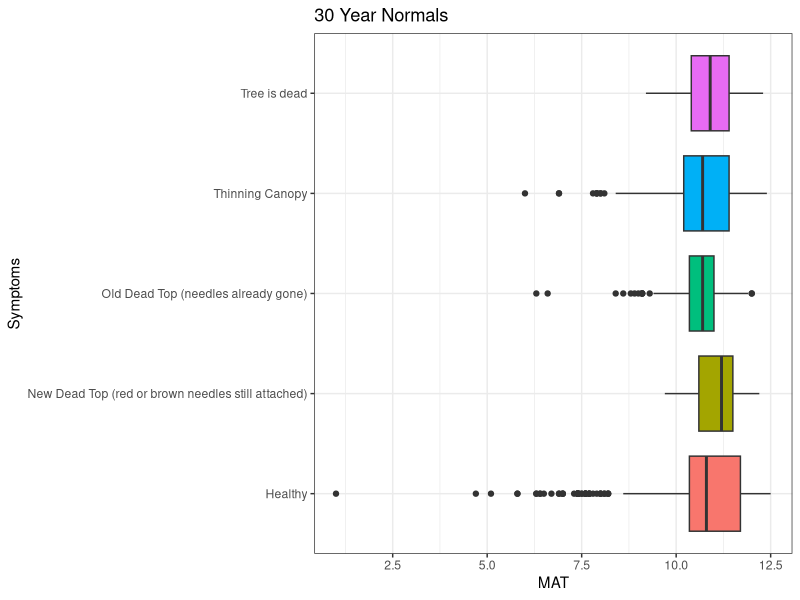
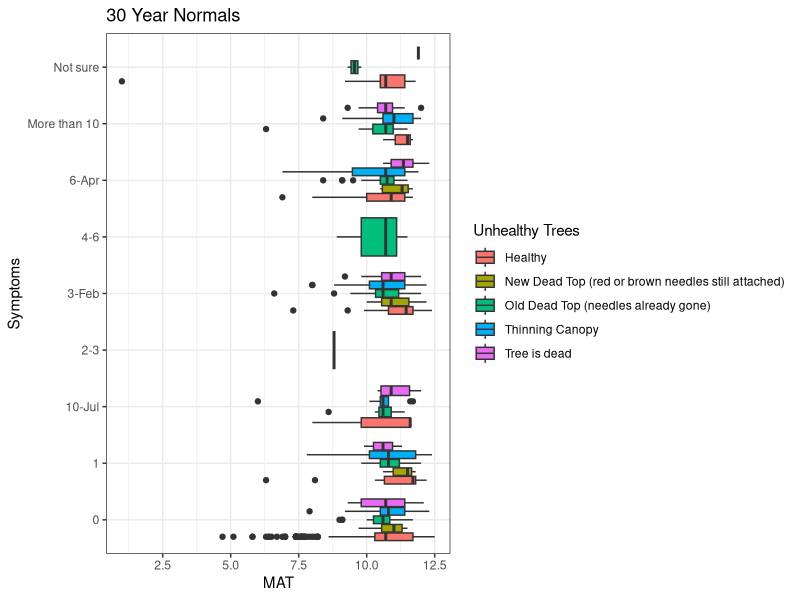
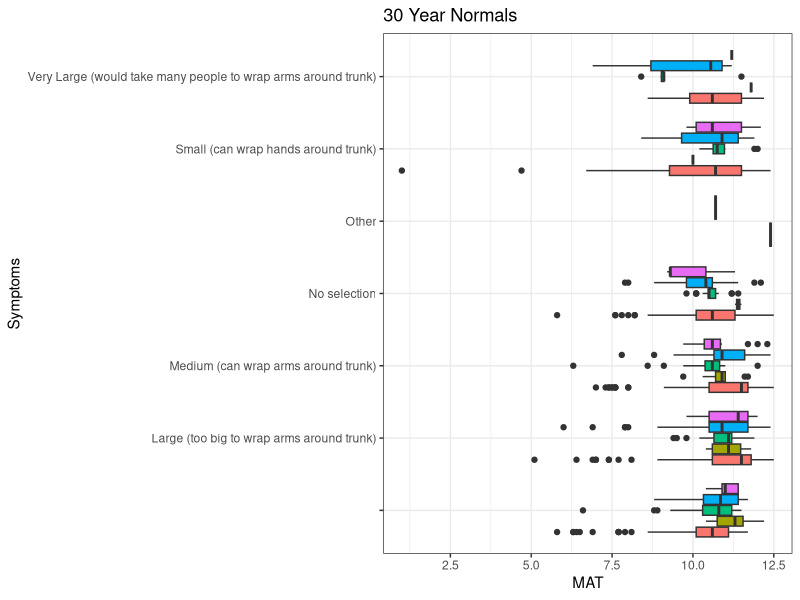
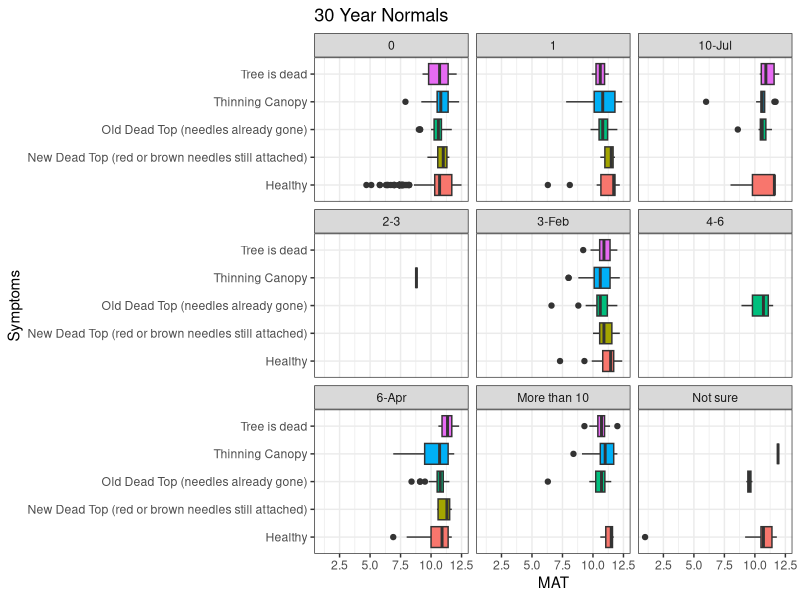
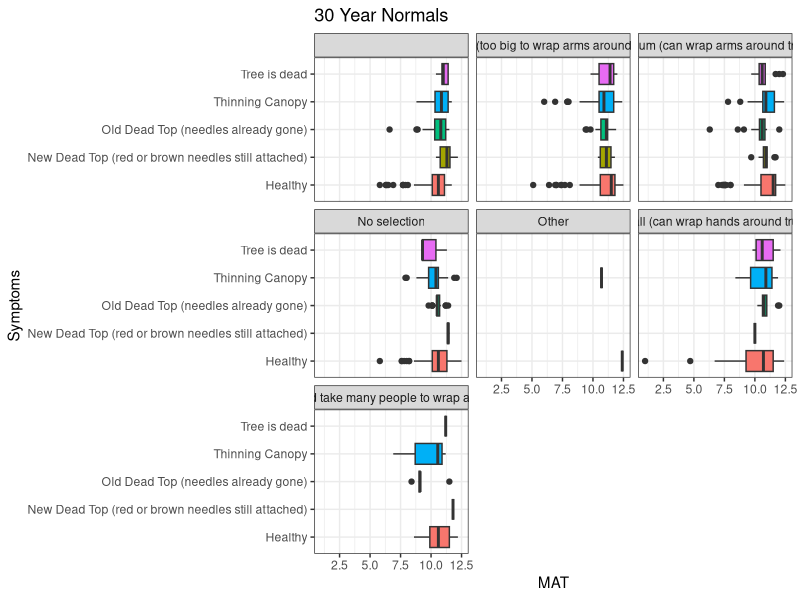
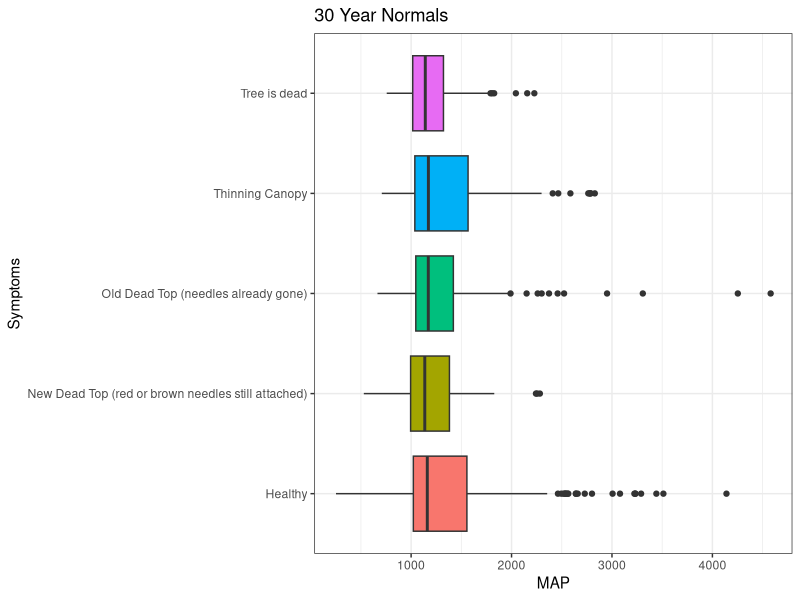
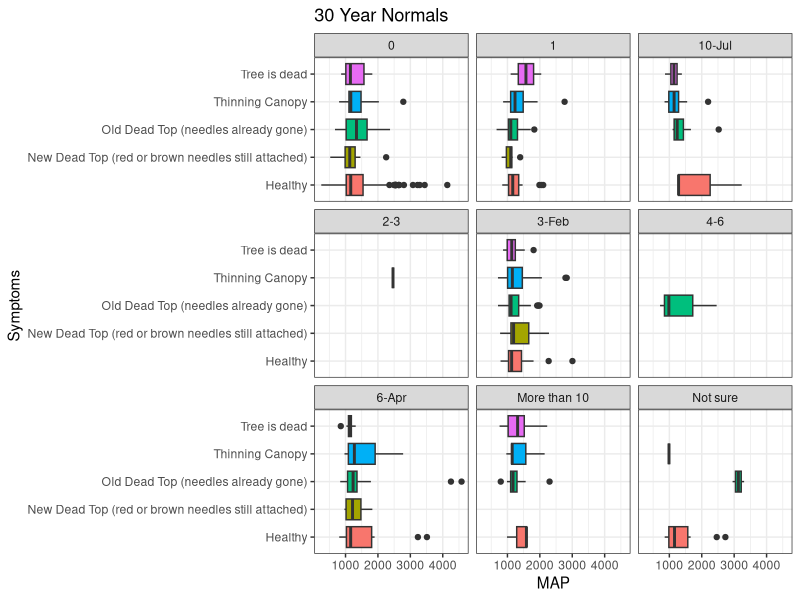
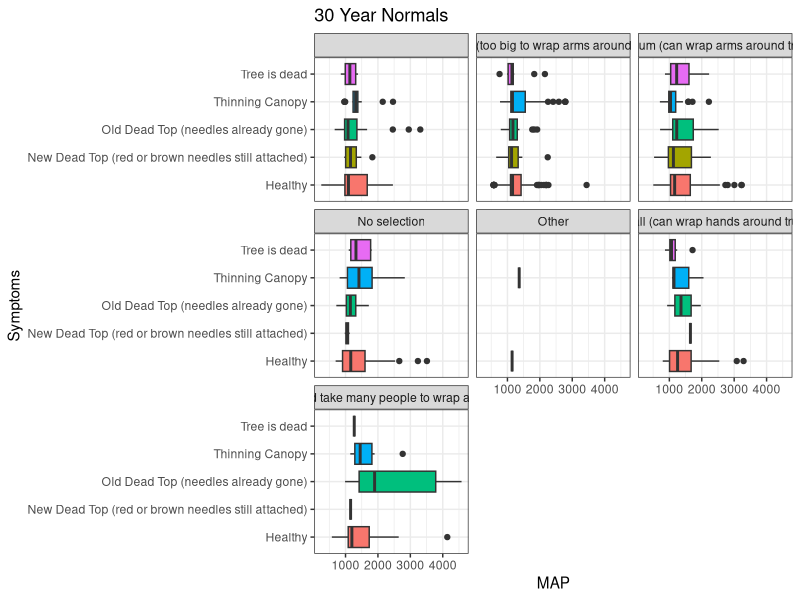

Source code (R) for these figures, in order:
## ---- chunk 1
knitr::opts_chunk$set(echo = FALSE)
knitr::opts_knit$set(root.dir = "/Users/redcedar/ServerFiles/redcedar/") 
## ---- chunk 2
#install.packages("tidyverse")
library(tidyverse)
## ---- chunk 3
data <- read.csv("./data/observations-9.19.21.csv")
## ---- chunk 4
gps <- data[c(1,22,23)]
gps <- rename(gps,lat = latitude) %>% `colnames<-`(c("ID2","lat","long")) %>% mutate(el = ".")
write.csv(gps,file="./data/gps.csv")
## ---- chunk 5
normals <- read.csv("./data/gps_Normal_1991_2020MSY.csv")
normals <- rename(normals, id = ID2)
## ---- chunk 6
combined <- left_join(data,normals,by="id")  %>% filter(MAP >0,na.rm=TRUE)
## ---- chunk 7
combined$field.tree.canopy.symptoms[combined$field.tree.canopy.symptoms=="Multiple Symptoms"] <-"Multiple Symptoms (please list in Notes)"
combined$field.tree.canopy.symptoms[combined$field.tree.canopy.symptoms=="multiple symptoms"] <-"Multiple Symptoms (please list in Notes)"
combined$field.tree.canopy.symptoms[combined$field.tree.canopy.symptoms=="thinning foliage"] <-"Thinning Canopy"
combined$field.tree.canopy.symptoms[combined$field.tree.canopy.symptoms=="healthy"] <-"Healthy"
combined$field.tree.canopy.symptoms[combined$field.tree.canopy.symptoms=="dead top"] <-"Old Dead Top (needles already gone)"
combined <- combined %>% droplevels()
combined$field.tree.canopy.symptoms <- as.factor(combined$field.tree.canopy.symptoms)
#levels(combined$field.tree.canopy.symptoms)
## ---- chunk 8
combined$field.number.of.additional.unhealthy.trees..of.same.species..in.area..within.sight.[combined$field.number.of.additional.unhealthy.trees..of.same.species..in.area..within.sight.=="4"] <- "4-6"
combined$field.number.of.additional.unhealthy.trees..of.same.species..in.area..within.sight.[combined$field.number.of.additional.unhealthy.trees..of.same.species..in.area..within.sight.=="5"] <- "4-6"
combined$field.number.of.additional.unhealthy.trees..of.same.species..in.area..within.sight.[combined$field.number.of.additional.unhealthy.trees..of.same.species..in.area..within.sight.=="2"] <- "2-3"
combined <- combined %>% droplevels()
combined$field.number.of.additional.unhealthy.trees..of.same.species..in.area..within.sight. <- as.factor(combined$field.number.of.additional.unhealthy.trees..of.same.species..in.area..within.sight.)
#levels(combined$field.number.of.additional.unhealthy.trees..of.same.species..in.area..within.sight.)
## ---- chunk 9
combined$field.optional...tree.size[combined$field.optional...tree.size == "Large"] <- "Large (too big to wrap arms around trunk)"
combined$field.optional...tree.size[combined$field.optional...tree.size == "Medium"] <- "Medium (can wrap arms around trunk)"
combined$field.optional...tree.size[combined$field.optional...tree.size == "Small"] <- "Small (can wrap hands around trunk)"
combined$field.optional...tree.size[combined$field.optional...tree.size == "Very Large"] <- "Very Large (would take many people to wrap arms around trunk)"
combined <- combined %>% droplevels()
combined$field.optional...tree.size <- as.factor(combined$field.optional...tree.size)
#levels(combined$field.optional...tree.size)
## ---- chunk 10
filtered.symptoms <- combined  %>% filter(field.tree.canopy.symptoms=="Healthy"|field.tree.canopy.symptoms=="Thinning Canopy"|field.tree.canopy.symptoms=="New Dead Top (red or brown needles still attached)"|field.tree.canopy.symptoms=="Old Dead Top (needles already gone)"|field.tree.canopy.symptoms=="Tree is dead") %>% droplevels()
#levels(filtered.symptoms$field.tree.canopy.symptoms)
## ---- chunk 11
ggplot(filtered.symptoms,aes(field.tree.canopy.symptoms,MAT,fill=field.tree.canopy.symptoms))+geom_boxplot(show.legend=FALSE)+coord_flip()+theme_bw() +labs(title="30 Year Normals",x="Symptoms")
## ---- chunk 12
ggplot(filtered.symptoms,aes(field.number.of.additional.unhealthy.trees..of.same.species..in.area..within.sight.,MAT,fill=field.tree.canopy.symptoms))+geom_boxplot()+coord_flip()+theme_bw() +labs(fill="Unhealthy Trees")+labs(title="30 Year Normals",x="Symptoms")
## ---- chunk 13
ggplot(filtered.symptoms,aes(field.optional...tree.size,MAT,fill=field.tree.canopy.symptoms))+geom_boxplot(show.legend=FALSE)+coord_flip()+theme_bw() +labs(fill="Unhealthy Trees")+labs(title="30 Year Normals",x="Symptoms")
## ---- chunk 14
ggplot(filtered.symptoms,aes(field.tree.canopy.symptoms,MAT,fill=field.tree.canopy.symptoms))+geom_boxplot(show.legend=FALSE)+coord_flip()+facet_wrap(~field.number.of.additional.unhealthy.trees..of.same.species..in.area..within.sight.)+theme_bw() +labs(title="30 Year Normals",x="Symptoms")
## ---- chunk 15
ggplot(filtered.symptoms,aes(field.tree.canopy.symptoms,MAT,fill=field.tree.canopy.symptoms))+geom_boxplot(show.legend=FALSE)+coord_flip()+theme_bw() +facet_wrap(~field.optional...tree.size) +labs(title="30 Year Normals",x="Symptoms")
## ---- chunk 16
ggplot(filtered.symptoms,aes(field.tree.canopy.symptoms,MAP,fill=field.tree.canopy.symptoms))+geom_boxplot(show.legend=FALSE)+coord_flip()+theme_bw() +labs(title="30 Year Normals",x="Symptoms")
## ---- chunk 17
ggplot(filtered.symptoms,aes(field.tree.canopy.symptoms,MAP,fill=field.tree.canopy.symptoms))+geom_boxplot(show.legend=FALSE)+coord_flip()+facet_wrap(~field.number.of.additional.unhealthy.trees..of.same.species..in.area..within.sight.)+theme_bw() +labs(title="30 Year Normals",x="Symptoms")
## ---- chunk 18
ggplot(filtered.symptoms,aes(field.tree.canopy.symptoms,MAP,fill=field.tree.canopy.symptoms))+geom_boxplot(show.legend=FALSE)+coord_flip()+theme_bw() +facet_wrap(~field.optional...tree.size) +labs(title="30 Year Normals",x="Symptoms")
## ---- chunk 19
ggplot(filtered.symptoms,aes(field.tree.canopy.symptoms,AHM,fill=field.tree.canopy.symptoms))+geom_boxplot(show.legend=FALSE)+coord_flip()+theme_bw() +labs(title="30 Year Normals",x="Symptoms")
## ---- chunk 20
ggplot(filtered.symptoms,aes(field.tree.canopy.symptoms,AHM,fill=field.tree.canopy.symptoms))+geom_boxplot(show.legend=FALSE)+coord_flip()+facet_wrap(~field.number.of.additional.unhealthy.trees..of.same.species..in.area..within.sight.)+theme_bw() +labs(title="30 Year Normals",x="Symptoms")
## ---- chunk 21
ggplot(filtered.symptoms,aes(field.tree.canopy.symptoms,AHM,fill=field.tree.canopy.symptoms))+geom_boxplot(show.legend=FALSE)+coord_flip()+theme_bw() +facet_wrap(~field.optional...tree.size) +labs(title="30 Year Normals",x="Symptoms")
## ---- chunk 22
ggplot(filtered.symptoms,aes(field.tree.canopy.symptoms,SHM,fill=field.tree.canopy.symptoms))+geom_boxplot(show.legend=FALSE)+coord_flip()+theme_bw() +labs(title="30 Year Normals",x="Symptoms")
## ---- chunk 23
filtered.symptoms.shm <- filtered.symptoms %>% filter(SHM<200) %>% droplevels()
## ---- chunk 24
ggplot(filtered.symptoms.shm,aes(field.tree.canopy.symptoms,SHM,fill=field.tree.canopy.symptoms))+geom_boxplot(show.legend=FALSE)+coord_flip()+theme_bw() +labs(title="30 Year Normals",x="Symptoms", y="Summer Heat-Moisture Index")
## ---- chunk 25
ggplot(filtered.symptoms,aes(field.tree.canopy.symptoms,SHM,fill=field.tree.canopy.symptoms))+geom_boxplot(show.legend=FALSE)+coord_flip()+facet_wrap(~field.number.of.additional.unhealthy.trees..of.same.species..in.area..within.sight.)+theme_bw() +labs(title="30 Year Normals",x="Symptoms")
## ---- chunk 26
ggplot(filtered.symptoms,aes(field.tree.canopy.symptoms,SHM,fill=field.tree.canopy.symptoms))+geom_boxplot(show.legend=FALSE)+coord_flip()+theme_bw() +facet_wrap(~field.optional...tree.size) +labs(title="30 Year Normals",x="Symptoms")
## ---- chunk 27
ggplot(filtered.symptoms,aes(field.tree.canopy.symptoms,MSP,fill=field.tree.canopy.symptoms))+geom_boxplot(show.legend=FALSE)+coord_flip()+theme_bw() +labs(title="30 Year Normals",x="Symptoms")
## ---- chunk 28
ggplot(filtered.symptoms,aes(field.tree.canopy.symptoms,CMD,fill=field.tree.canopy.symptoms))+geom_boxplot(show.legend=FALSE)+coord_flip()+theme_bw() +labs(title="30 Year Normals",x="Symptoms")
## ---- chunk 29
ggplot(filtered.symptoms,aes(field.tree.canopy.symptoms,Eref,fill=field.tree.canopy.symptoms))+geom_boxplot(show.legend=FALSE)+coord_flip()+theme_bw() +labs(title="30 Year Normals",x="Symptoms")
## ---- chunk 30
lastdecade <- read.csv("./data/gps_Decade_2011_2020MSY.csv")
lastdecade <- rename(lastdecade, id = ID2)
## ---- chunk 31
combined <- left_join(data,lastdecade,by="id")  %>% filter(MAP >0,na.rm=TRUE)
## ---- chunk 32
combined$field.tree.canopy.symptoms[combined$field.tree.canopy.symptoms=="Multiple Symptoms"] <-"Multiple Symptoms (please list in Notes)"
combined$field.tree.canopy.symptoms[combined$field.tree.canopy.symptoms=="multiple symptoms"] <-"Multiple Symptoms (please list in Notes)"
combined$field.tree.canopy.symptoms[combined$field.tree.canopy.symptoms=="thinning foliage"] <-"Thinning Canopy"
combined$field.tree.canopy.symptoms[combined$field.tree.canopy.symptoms=="healthy"] <-"Healthy"
combined$field.tree.canopy.symptoms[combined$field.tree.canopy.symptoms=="dead top"] <-"Old Dead Top (needles already gone)"
combined <- combined %>% droplevels()
combined$field.tree.canopy.symptoms <- as.factor(combined$field.tree.canopy.symptoms)
#levels(combined$field.tree.canopy.symptoms)
## ---- chunk 33
combined$field.number.of.additional.unhealthy.trees..of.same.species..in.area..within.sight.[combined$field.number.of.additional.unhealthy.trees..of.same.species..in.area..within.sight.=="4"] <- "4-6"
combined$field.number.of.additional.unhealthy.trees..of.same.species..in.area..within.sight.[combined$field.number.of.additional.unhealthy.trees..of.same.species..in.area..within.sight.=="5"] <- "4-6"
combined$field.number.of.additional.unhealthy.trees..of.same.species..in.area..within.sight.[combined$field.number.of.additional.unhealthy.trees..of.same.species..in.area..within.sight.=="2"] <- "2-3"
combined <- combined %>% droplevels()
combined$field.number.of.additional.unhealthy.trees..of.same.species..in.area..within.sight. <- as.factor(combined$field.number.of.additional.unhealthy.trees..of.same.species..in.area..within.sight.)
#levels(combined$field.number.of.additional.unhealthy.trees..of.same.species..in.area..within.sight.)
## ---- chunk 34
combined$field.optional...tree.size[combined$field.optional...tree.size == "Large"] <- "Large (too big to wrap arms around trunk)"
combined$field.optional...tree.size[combined$field.optional...tree.size == "Medium"] <- "Medium (can wrap arms around trunk)"
combined$field.optional...tree.size[combined$field.optional...tree.size == "Small"] <- "Small (can wrap hands around trunk)"
combined$field.optional...tree.size[combined$field.optional...tree.size == "Very Large"] <- "Very Large (would take many people to wrap arms around trunk)"
combined <- combined %>% droplevels()
combined$field.optional...tree.size <- as.factor(combined$field.optional...tree.size)
#levels(combined$field.optional...tree.size)
## ---- chunk 35
filtered.symptoms <- combined  %>% filter(field.tree.canopy.symptoms=="Healthy"|field.tree.canopy.symptoms=="Thinning Canopy"|field.tree.canopy.symptoms=="New Dead Top (red or brown needles still attached)"|field.tree.canopy.symptoms=="Old Dead Top (needles already gone)"|field.tree.canopy.symptoms=="Tree is dead") %>% droplevels()
levels(filtered.symptoms$field.tree.canopy.symptoms)
## ---- chunk 36
ggplot(filtered.symptoms,aes(field.tree.canopy.symptoms,MAT,fill=field.tree.canopy.symptoms))+geom_boxplot(show.legend=FALSE)+coord_flip()+theme_bw() +labs(title="Decade 2011-2020",x="Symptoms")
## ---- chunk 37
ggplot(filtered.symptoms,aes(field.number.of.additional.unhealthy.trees..of.same.species..in.area..within.sight.,MAT,fill=field.tree.canopy.symptoms))+geom_boxplot()+coord_flip()+theme_bw() +labs(fill="Unhealthy Trees")+labs(title="Decade 2011-2020",x="Symptoms")
## ---- chunk 38
ggplot(filtered.symptoms,aes(field.optional...tree.size,MAT,fill=field.tree.canopy.symptoms))+geom_boxplot(show.legend=FALSE)+coord_flip()+theme_bw() +labs(fill="Unhealthy Trees")+labs(title="Decade 2011-2020",x="Symptoms")
## ---- chunk 39
ggplot(filtered.symptoms,aes(field.tree.canopy.symptoms,MAT,fill=field.tree.canopy.symptoms))+geom_boxplot(show.legend=FALSE)+coord_flip()+facet_wrap(~field.number.of.additional.unhealthy.trees..of.same.species..in.area..within.sight.)+theme_bw() +labs(title="Decade 2011-2020",x="Symptoms")
## ---- chunk 40
ggplot(filtered.symptoms,aes(field.tree.canopy.symptoms,MAT,fill=field.tree.canopy.symptoms))+geom_boxplot(show.legend=FALSE)+coord_flip()+theme_bw() +facet_wrap(~field.optional...tree.size) +labs(title="Decade 2011-2020",x="Symptoms")
## ---- chunk 41
ggplot(filtered.symptoms,aes(field.tree.canopy.symptoms,MAP,fill=field.tree.canopy.symptoms))+geom_boxplot(show.legend=FALSE)+coord_flip()+theme_bw() +labs(title="Decade 2011-2020",x="Symptoms")
## ---- chunk 42
ggplot(filtered.symptoms,aes(field.tree.canopy.symptoms,AHM,fill=field.tree.canopy.symptoms))+geom_boxplot(show.legend=FALSE)+coord_flip()+theme_bw() +labs(title="Decade 2011-2020",x="Symptoms")
## ---- chunk 43
ggplot(filtered.symptoms,aes(field.tree.canopy.symptoms,SHM,fill=field.tree.canopy.symptoms))+geom_boxplot(show.legend=FALSE)+coord_flip()+theme_bw() +labs(title="Decade 2011-2020",x="Symptoms")
## ---- chunk 44
filtered.symptoms.shm <- filtered.symptoms %>% filter(SHM<200) %>% droplevels()
## ---- chunk 45
ggplot(filtered.symptoms.shm,aes(field.tree.canopy.symptoms,SHM,fill=field.tree.canopy.symptoms))+geom_boxplot(show.legend=FALSE)+coord_flip()+theme_bw() +labs(title="Decade 2011-2020",x="Symptoms", y="Summer Heat-Moisture Index")
## ---- chunk 46
ggplot(filtered.symptoms,aes(field.tree.canopy.symptoms,MSP,fill=field.tree.canopy.symptoms))+geom_boxplot(show.legend=FALSE)+coord_flip()+theme_bw() +labs(title="Decade 2011-2020",x="Symptoms")
## ---- chunk 47
ggplot(filtered.symptoms,aes(field.tree.canopy.symptoms,CMD,fill=field.tree.canopy.symptoms))+geom_boxplot(show.legend=FALSE)+coord_flip()+theme_bw() +labs(title="Decade 2011-2020",x="Symptoms")
## ---- chunk 48
ggplot(filtered.symptoms,aes(field.tree.canopy.symptoms,Eref,fill=field.tree.canopy.symptoms))+geom_boxplot(show.legend=FALSE)+coord_flip()+theme_bw() +labs(title="Decade 2011-2020",x="Symptoms")
## ---- chunk 49
topo <- read.csv("./data/gps plus DEM and TOPO data.csv")
topo <- rename(topo, id = ID2)
## ---- chunk 50
combined2 <- left_join(combined,topo,by="id")
## ---- chunk 51
combined2$field.tree.canopy.symptoms[combined2$field.tree.canopy.symptoms=="Multiple Symptoms"] <-"Multiple Symptoms (please list in Notes)"
combined2$field.tree.canopy.symptoms[combined2$field.tree.canopy.symptoms=="multiple symptoms"] <-"Multiple Symptoms (please list in Notes)"
combined2$field.tree.canopy.symptoms[combined2$field.tree.canopy.symptoms=="thinning foliage"] <-"Thinning Canopy"
combined2$field.tree.canopy.symptoms[combined2$field.tree.canopy.symptoms=="healthy"] <-"Healthy"
combined2$field.tree.canopy.symptoms[combined2$field.tree.canopy.symptoms=="dead top"] <-"Old Dead Top (needles already gone)"
combined2 <- combined2 %>% droplevels()
combined2$field.tree.canopy.symptoms <- as.factor(combined2$field.tree.canopy.symptoms)
#levels(combined2$field.tree.canopy.symptoms)
## ---- chunk 52
combined2$field.number.of.additional.unhealthy.trees..of.same.species..in.area..within.sight.[combined2$field.number.of.additional.unhealthy.trees..of.same.species..in.area..within.sight.=="4"] <- "4-6"
combined2$field.number.of.additional.unhealthy.trees..of.same.species..in.area..within.sight.[combined2$field.number.of.additional.unhealthy.trees..of.same.species..in.area..within.sight.=="5"] <- "4-6"
combined2$field.number.of.additional.unhealthy.trees..of.same.species..in.area..within.sight.[combined2$field.number.of.additional.unhealthy.trees..of.same.species..in.area..within.sight.=="2"] <- "2-3"
combined2 <- combined2 %>% droplevels()
combined2$field.number.of.additional.unhealthy.trees..of.same.species..in.area..within.sight. <- as.factor(combined2$field.number.of.additional.unhealthy.trees..of.same.species..in.area..within.sight.)
#levels(combined2$field.number.of.additional.unhealthy.trees..of.same.species..in.area..within.sight.)
## ---- chunk 53
combined2$field.optional...tree.size[combined2$field.optional...tree.size == "Large"] <- "Large (too big to wrap arms around trunk)"
combined2$field.optional...tree.size[combined2$field.optional...tree.size == "Medium"] <- "Medium (can wrap arms around trunk)"
combined2$field.optional...tree.size[combined2$field.optional...tree.size == "Small"] <- "Small (can wrap hands around trunk)"
combined2$field.optional...tree.size[combined2$field.optional...tree.size == "Very Large"] <- "Very Large (would take many people to wrap arms around trunk)"
combined2 <- combined2 %>% droplevels()
combined2$field.optional...tree.size <- as.factor(combined2$field.optional...tree.size)
#levels(combined2$field.optional...tree.size)
## ---- chunk 54
filtered.symptoms <- combined2  %>% filter(field.tree.canopy.symptoms=="Healthy"|field.tree.canopy.symptoms=="Thinning Canopy"|field.tree.canopy.symptoms=="New Dead Top (red or brown needles still attached)"|field.tree.canopy.symptoms=="Old Dead Top (needles already gone)"|field.tree.canopy.symptoms=="Tree is dead") %>% droplevels()
levels(filtered.symptoms$field.tree.canopy.symptoms)
## ---- chunk 55
ggplot(filtered.symptoms,aes(field.tree.canopy.symptoms,Aspect,fill=field.tree.canopy.symptoms))+geom_boxplot(show.legend=FALSE)+coord_flip()+theme_bw() +labs(title="Aspect (degrees)",x="Symptoms")
## ---- chunk 56
ggplot(filtered.symptoms,aes(field.tree.canopy.symptoms,Slope,fill=field.tree.canopy.symptoms))+geom_boxplot(show.legend=FALSE)+coord_flip()+theme_bw() +labs(title="Slope (degrees)",x="Symptoms")
## ---- chunk 57
ggplot(filtered.symptoms,aes(field.tree.canopy.symptoms,PNWSRTMDEM,fill=field.tree.canopy.symptoms))+geom_boxplot(show.legend=FALSE)+coord_flip()+theme_bw() +labs(title="Elevation (meters)",x="Symptoms")
## ---- chunk 58
ggplot(filtered.symptoms,aes(Slope,CMD,color=field.tree.canopy.symptoms))+geom_point()
## ---- chunk 59
ggplot(filtered.symptoms,aes(Slope,CMD,color=field.tree.canopy.symptoms))+geom_smooth()
## ---- chunk 60
ggplot(filtered.symptoms,aes(Slope,CMD,color=field.tree.canopy.symptoms))+geom_smooth()+facet_wrap(~field.tree.canopy.symptoms)
## ---- chunk 61
ggplot(filtered.symptoms,aes(PNWSRTMDEM,CMD,color=field.tree.canopy.symptoms))+geom_smooth()
## ---- chunk 62
WAsoils <- read.csv("./data/Washington_GPS_Soils_Data_muaggatt_component.csv")
ORsoils <- read.csv("./data/Oregon_GPS_Soils_Data_muagget_component.csv") #note misspelling of muaggatt
WAsoils <- rename(WAsoils, id = ID2)
ORsoils <- rename(ORsoils, id = ID2)
PNWsoils <- bind_rows(WAsoils,ORsoils)
## ---- chunk 63
combined2 <- left_join(combined,PNWsoils,by="id")
## ---- chunk 64
combined2$field.tree.canopy.symptoms[combined2$field.tree.canopy.symptoms=="Multiple Symptoms"] <-"Multiple Symptoms (please list in Notes)"
combined2$field.tree.canopy.symptoms[combined2$field.tree.canopy.symptoms=="multiple symptoms"] <-"Multiple Symptoms (please list in Notes)"
combined2$field.tree.canopy.symptoms[combined2$field.tree.canopy.symptoms=="thinning foliage"] <-"Thinning Canopy"
combined2$field.tree.canopy.symptoms[combined2$field.tree.canopy.symptoms=="healthy"] <-"Healthy"
combined2$field.tree.canopy.symptoms[combined2$field.tree.canopy.symptoms=="dead top"] <-"Old Dead Top (needles already gone)"
combined2 <- combined2 %>% droplevels()
combined2$field.tree.canopy.symptoms <- as.factor(combined2$field.tree.canopy.symptoms)
#levels(combined2$field.tree.canopy.symptoms)
## ---- chunk 65
combined2$field.number.of.additional.unhealthy.trees..of.same.species..in.area..within.sight.[combined2$field.number.of.additional.unhealthy.trees..of.same.species..in.area..within.sight.=="4"] <- "4-6"
combined2$field.number.of.additional.unhealthy.trees..of.same.species..in.area..within.sight.[combined2$field.number.of.additional.unhealthy.trees..of.same.species..in.area..within.sight.=="5"] <- "4-6"
combined2$field.number.of.additional.unhealthy.trees..of.same.species..in.area..within.sight.[combined2$field.number.of.additional.unhealthy.trees..of.same.species..in.area..within.sight.=="2"] <- "2-3"
combined2 <- combined2 %>% droplevels()
combined2$field.number.of.additional.unhealthy.trees..of.same.species..in.area..within.sight. <- as.factor(combined2$field.number.of.additional.unhealthy.trees..of.same.species..in.area..within.sight.)
#levels(combined2$field.number.of.additional.unhealthy.trees..of.same.species..in.area..within.sight.)
## ---- chunk 66
combined2$field.optional...tree.size[combined2$field.optional...tree.size == "Large"] <- "Large (too big to wrap arms around trunk)"
combined2$field.optional...tree.size[combined2$field.optional...tree.size == "Medium"] <- "Medium (can wrap arms around trunk)"
combined2$field.optional...tree.size[combined2$field.optional...tree.size == "Small"] <- "Small (can wrap hands around trunk)"
combined2$field.optional...tree.size[combined2$field.optional...tree.size == "Very Large"] <- "Very Large (would take many people to wrap arms around trunk)"
combined2 <- combined2 %>% droplevels()
combined2$field.optional...tree.size <- as.factor(combined2$field.optional...tree.size)
#levels(combined2$field.optional...tree.size)
## ---- chunk 67
filtered.symptoms <- combined2  %>% filter(field.tree.canopy.symptoms=="Healthy"|field.tree.canopy.symptoms=="Thinning Canopy"|field.tree.canopy.symptoms=="New Dead Top (red or brown needles still attached)"|field.tree.canopy.symptoms=="Old Dead Top (needles already gone)"|field.tree.canopy.symptoms=="Tree is dead") %>% droplevels()
levels(filtered.symptoms$field.tree.canopy.symptoms)
## ---- chunk 68
soil.filtered.symptoms <- filtered.symptoms  %>% filter(RASTERVALU>=0)
## ---- chunk 69
ggplot(soil.filtered.symptoms,aes(field.tree.canopy.symptoms,muaggatt_brockdepmin,fill=field.tree.canopy.symptoms))+geom_boxplot(show.legend=FALSE)+coord_flip()+theme_bw() +labs(x="Symptoms")
## ---- chunk 70
ggplot(soil.filtered.symptoms,aes(muaggatt_drclassdcd,field.tree.canopy.symptoms,color=field.tree.canopy.symptoms))+geom_count(show.legend=FALSE)+coord_flip()+theme_bw() +labs(x="Symptoms")
## ---- chunk 71
ggplot(soil.filtered.symptoms,aes(field.tree.canopy.symptoms,fill=field.tree.canopy.symptoms))+geom_bar(show.legend=FALSE)+coord_flip()+theme_bw() +labs(x="Symptoms")+facet_wrap(~muaggatt_drclassdcd)
## ---- chunk 72
ggplot(soil.filtered.symptoms,aes(muaggatt_drclasswettest,field.tree.canopy.symptoms,color=field.tree.canopy.symptoms))+geom_count(show.legend=FALSE)+coord_flip()+theme_bw() +labs(x="Symptoms")
## ---- chunk 73
ggplot(soil.filtered.symptoms,aes(field.tree.canopy.symptoms,fill=field.tree.canopy.symptoms))+geom_bar(show.legend=FALSE)+coord_flip()+theme_bw() +labs(x="Symptoms")+facet_wrap(~muaggatt_drclasswettest)
## ---- chunk 74
ggplot(soil.filtered.symptoms,aes(muaggatt_hydgrpdcd,field.tree.canopy.symptoms,color=field.tree.canopy.symptoms))+geom_count(show.legend=FALSE)+coord_flip()+theme_bw() +labs(x="Symptoms")
## ---- chunk 75
ggplot(soil.filtered.symptoms,aes(field.tree.canopy.symptoms,fill=field.tree.canopy.symptoms))+geom_bar(show.legend=FALSE)+coord_flip()+theme_bw() +labs(x="Symptoms")+facet_wrap(~muaggatt_hydgrpdcd)
## ---- chunk 76
ggplot(soil.filtered.symptoms,aes(field.tree.canopy.symptoms,muaggatt_slopegradwta,fill=field.tree.canopy.symptoms))+geom_boxplot(show.legend=FALSE)+coord_flip()+theme_bw() +labs(x="Symptoms")
## ---- chunk 77
ggplot(soil.filtered.symptoms,aes(field.tree.canopy.symptoms,muaggatt_niccdcdpct,fill=field.tree.canopy.symptoms))+geom_boxplot(show.legend=FALSE)+coord_flip()+theme_bw() +labs(x="Symptoms")
## ---- chunk 78

level_key <- c("Healthy" = "Healthy", "Thinning Canopy" = "Unhealthy", "New Dead Top (red or brown needles still attached)" = "Unhealthy", "Old Dead Top (needles already gone)" = "Unhealthy", "Tree is dead" = "Unhealthy")

binary <- filtered.symptoms
binary$field.tree.canopy.symptoms <- recode_factor(binary$field.tree.canopy.symptoms, !!!level_key)
levels(binary$field.tree.canopy.symptoms)
## ---- chunk 79
ggplot(binary,aes(field.tree.canopy.symptoms,MAT,fill=field.tree.canopy.symptoms))+geom_boxplot(show.legend=FALSE)+coord_flip()+theme_bw() +labs(title="Decade 2011-2020",x="Symptoms")
## ---- chunk 80
ggplot(binary,aes(field.number.of.additional.unhealthy.trees..of.same.species..in.area..within.sight.,MAT,fill=field.tree.canopy.symptoms))+geom_boxplot()+coord_flip()+theme_bw() +labs(fill="Unhealthy Trees")+labs(title="Decade 2011-2020",x="Symptoms")
## ---- chunk 81
ggplot(binary,aes(field.optional...tree.size,MAT,fill=field.tree.canopy.symptoms))+geom_boxplot(show.legend=FALSE)+coord_flip()+theme_bw() +labs(fill="Unhealthy Trees")+labs(title="Decade 2011-2020",x="Symptoms")
## ---- chunk 82
ggplot(binary,aes(field.tree.canopy.symptoms,MAT,fill=field.tree.canopy.symptoms))+geom_boxplot(show.legend=FALSE)+coord_flip()+facet_wrap(~field.number.of.additional.unhealthy.trees..of.same.species..in.area..within.sight.)+theme_bw() +labs(title="Decade 2011-2020",x="Symptoms")
## ---- chunk 83
ggplot(binary,aes(field.tree.canopy.symptoms,MAT,fill=field.tree.canopy.symptoms))+geom_boxplot(show.legend=FALSE)+coord_flip()+theme_bw() +facet_wrap(~field.optional...tree.size) +labs(title="Decade 2011-2020",x="Symptoms")
## ---- chunk 84
ggplot(binary,aes(field.tree.canopy.symptoms,MAP,fill=field.tree.canopy.symptoms))+geom_boxplot(show.legend=FALSE)+coord_flip()+theme_bw() +labs(title="Decade 2011-2020",x="Symptoms")
## ---- chunk 85
ggplot(binary,aes(field.tree.canopy.symptoms,AHM,fill=field.tree.canopy.symptoms))+geom_boxplot(show.legend=FALSE)+coord_flip()+theme_bw() +labs(title="Decade 2011-2020",x="Symptoms")
## ---- chunk 86
ggplot(binary,aes(field.tree.canopy.symptoms,SHM,fill=field.tree.canopy.symptoms))+geom_boxplot(show.legend=FALSE)+coord_flip()+theme_bw() +labs(title="Decade 2011-2020",x="Symptoms")
## ---- chunk 87
binary.shm <- binary %>% filter(SHM<200) %>% droplevels()
## ---- chunk 88
ggplot(binary.shm,aes(field.tree.canopy.symptoms,SHM,fill=field.tree.canopy.symptoms))+geom_boxplot(show.legend=FALSE)+coord_flip()+theme_bw() +labs(title="Decade 2011-2020",x="Symptoms")
## ---- chunk 89
ggplot(binary,aes(field.tree.canopy.symptoms,MSP,fill=field.tree.canopy.symptoms))+geom_boxplot(show.legend=FALSE)+coord_flip()+theme_bw() +labs(title="Decade 2011-2020",x="Symptoms")
## ---- chunk 90
ggplot(binary,aes(field.tree.canopy.symptoms,CMD,fill=field.tree.canopy.symptoms))+geom_boxplot(show.legend=FALSE)+coord_flip()+theme_bw() +labs(title="Decade 2011-2020",x="Symptoms")
## ---- chunk 91
ggplot(binary,aes(field.tree.canopy.symptoms,Eref,fill=field.tree.canopy.symptoms))+geom_boxplot(show.legend=FALSE)+coord_flip()+theme_bw() +labs(title="Decade 2011-2020",x="Symptoms")
## ---- chunk 92
ggplot(binary,aes(PNWSRTMDEM,CMD,color=field.tree.canopy.symptoms))+geom_smooth()
## ---- chunk 93
ggplot(binary,aes(field.tree.canopy.symptoms,Slope,fill=field.tree.canopy.symptoms))+geom_boxplot(show.legend=FALSE)+coord_flip()+theme_bw() +labs(title="Slope (degrees)",x="Symptoms")
## ---- chunk 94
binary <- soil.filtered.symptoms
binary$field.tree.canopy.symptoms <- recode_factor(binary$field.tree.canopy.symptoms, !!!level_key)
levels(binary$field.tree.canopy.symptoms)
## ---- chunk 95
ggplot(binary,aes(field.tree.canopy.symptoms,muaggatt_brockdepmin,fill=field.tree.canopy.symptoms))+geom_boxplot(show.legend=FALSE)+coord_flip()+theme_bw() +labs(x="Symptoms")
## ---- chunk 96
ggplot(binary,aes(muaggatt_drclassdcd,field.tree.canopy.symptoms,color=field.tree.canopy.symptoms))+geom_count(show.legend=FALSE)+coord_flip()+theme_bw() +labs(x="Symptoms")
## ---- chunk 97
ggplot(binary,aes(field.tree.canopy.symptoms,fill=field.tree.canopy.symptoms))+geom_bar(show.legend=FALSE)+coord_flip()+theme_bw() +labs(x="Symptoms")+facet_wrap(~muaggatt_drclassdcd)
## ---- chunk 98
ggplot(binary,aes(muaggatt_drclasswettest,field.tree.canopy.symptoms,color=field.tree.canopy.symptoms))+geom_count(show.legend=FALSE)+coord_flip()+theme_bw() +labs(x="Symptoms")
## ---- chunk 99
ggplot(binary,aes(field.tree.canopy.symptoms,fill=field.tree.canopy.symptoms))+geom_bar(show.legend=FALSE)+coord_flip()+theme_bw() +labs(x="Symptoms")+facet_wrap(~muaggatt_drclasswettest)
## ---- chunk 100
ggplot(binary,aes(muaggatt_hydgrpdcd,field.tree.canopy.symptoms,color=field.tree.canopy.symptoms))+geom_count(show.legend=FALSE)+coord_flip()+theme_bw() +labs(x="Symptoms")
## ---- chunk 101
ggplot(binary,aes(field.tree.canopy.symptoms,fill=field.tree.canopy.symptoms))+geom_bar(show.legend=FALSE)+coord_flip()+theme_bw() +labs(x="Symptoms")+facet_wrap(~muaggatt_hydgrpdcd)
## ---- chunk 102
ggplot(binary,aes(field.tree.canopy.symptoms,muaggatt_slopegradwta,fill=field.tree.canopy.symptoms))+geom_boxplot(show.legend=FALSE)+coord_flip()+theme_bw() +labs(x="Symptoms")
## ---- chunk 103
ggplot(binary,aes(field.tree.canopy.symptoms,muaggatt_niccdcdpct,fill=field.tree.canopy.symptoms))+geom_boxplot(show.legend=FALSE)+coord_flip()+theme_bw() +labs(x="Symptoms")
